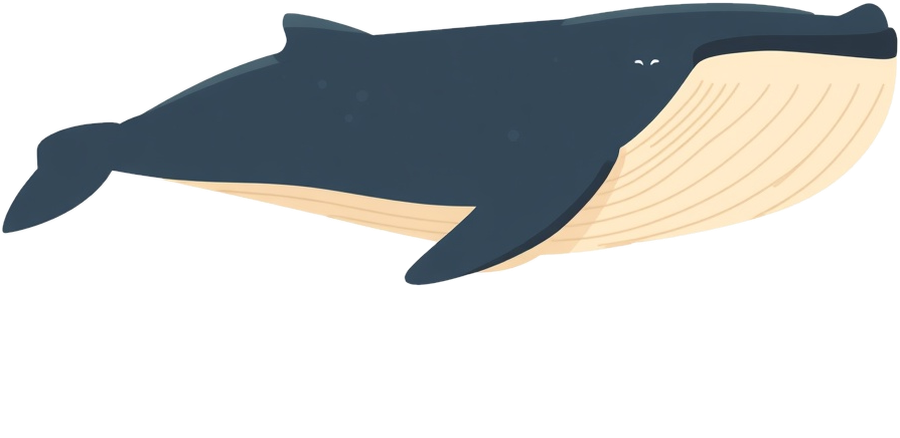
#> input picture assets/img/baleia_fechada.png, 900 x 438 px
$ python tirar_fundo.py ../assets/img/baleia_fechada.png
#> lines starting #> are read from the running program, lines starting #| are printed output that depends on the picture; after the words box and inside, x2 and y2 are one past the last pixel; in counts of white or black regions, pixels touching at a corner belong together
"""Remove o fundo branco das imagens (png/jpg/webp) em assets/img e salva como PNG transparente.
Uso:  python tools/tirar_fundo.py assets/img/baleia_fechada.png [outras...]
Precisa:  pip install pillow numpy scipy
"""
import sys
import numpy as np
from PIL import Image
from scipy import ndimage

for caminho in sys.argv[1:]:
    im = Image.open(caminho).convert("RGBA")
#> im is the input picture: PIL image 900x438 RGBA; mean R, G, B, A 49.1, 51.4, 51.2, 100.9
    a = np.array(im)
    branco = (a[..., :3] > 235).all(axis=-1)
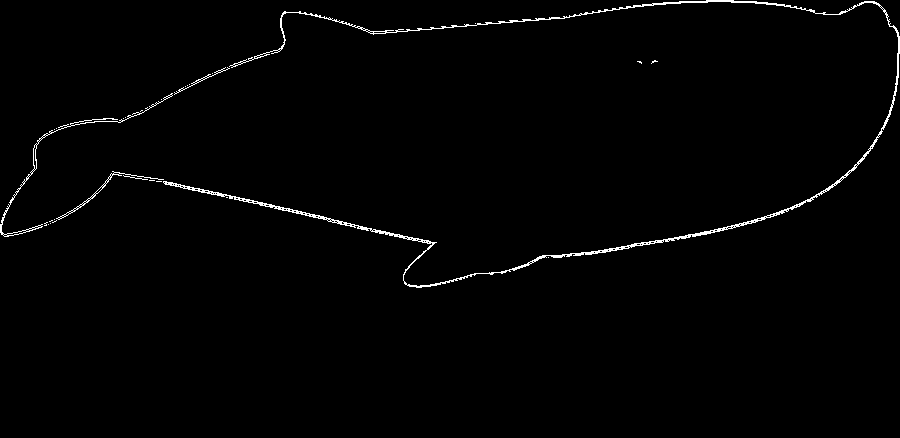
#> branco: shape (438, 900) bool; 1.2% white in thin lines or dots, all inside (x1, y1, x2, y2) = (0, 0, 900, 288)
    rot, n = ndimage.label(branco)
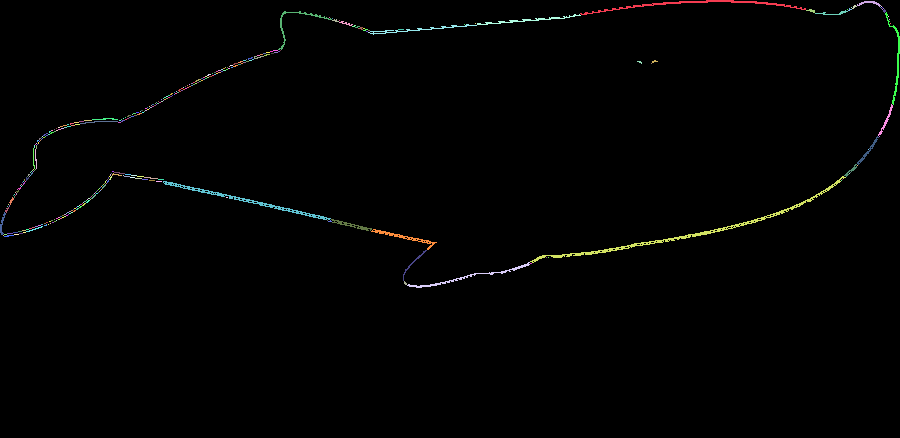
#> rot: shape (438, 900) int32; 383 distinct labels, from 0 to 382; one colour per label, 0 black
#> n = 382
    borda = set(rot[0, :]) | set(rot[-1, :]) | set(rot[:, 0]) | set(rot[:, -1])
#> borda = 4 items
    borda.discard(0)
    fundo = np.isin(rot, list(borda))
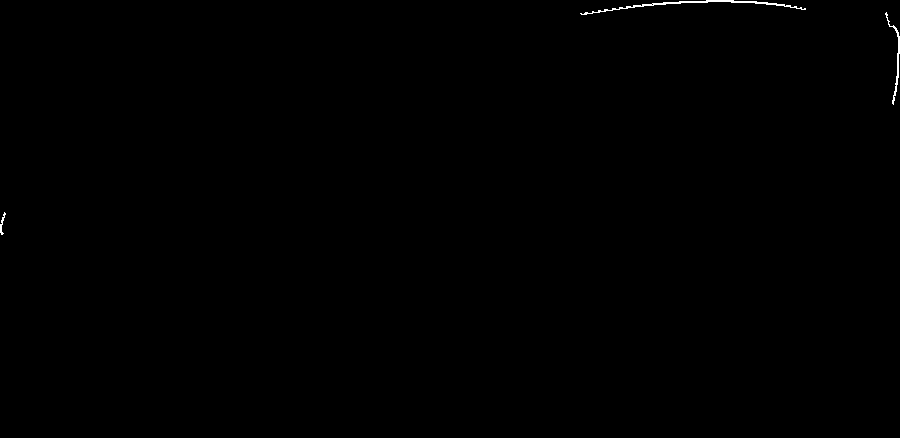
#> fundo: shape (438, 900) bool; 0.18% white in thin lines or dots, all inside (x1, y1, x2, y2) = (0, 0, 900, 235)
    fundo = ndimage.binary_dilation(fundo, iterations=1) & branco
    a[fundo, 3] = 0
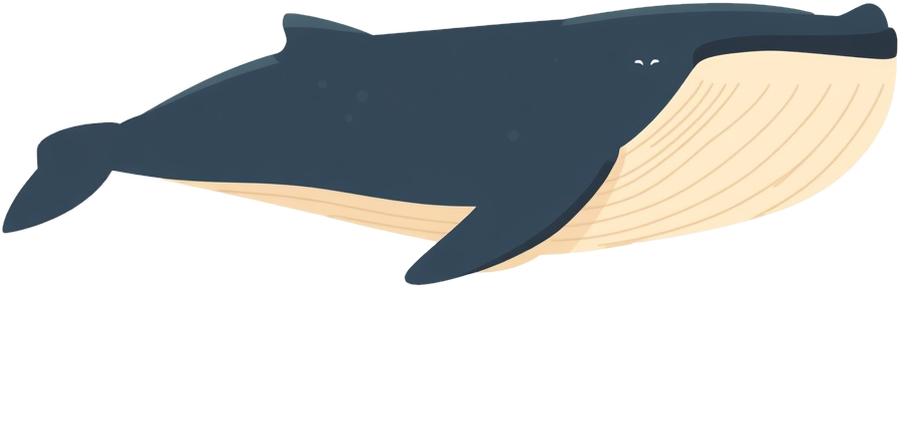
#> a: shape (438, 900, 4); 0.18% of pixels changed, all inside (x1, y1, x2, y2) = (0, 0, 900, 235); transparent parts drawn white
    saida = caminho.rsplit(".", 1)[0] + ".png"
    Image.fromarray(a).save(saida)
    print("ok:", saida)

$ run again, with assets/img/anzol.png copied over assets/img/baleia_fechada.png
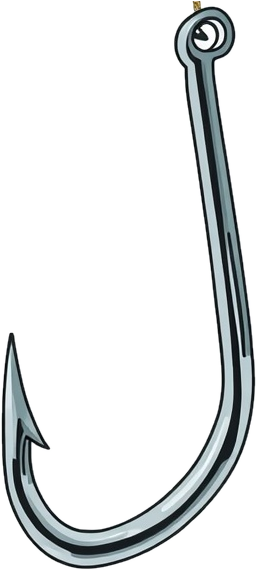
#> input picture assets/img/anzol.png, 257 x 570 px
#> im is the input picture: PIL image 257x570 RGBA; mean R, G, B, A 224.9, 227.6, 228.2, 53
#> branco: shape (570, 257) bool; 79.3% white; 3 black regions (2 under 20 px), largest, box (x1, y1, x2, y2) and area: (1, 1, 256, 569) 30290
#> `rot, n = ndimage.label(branco)`:
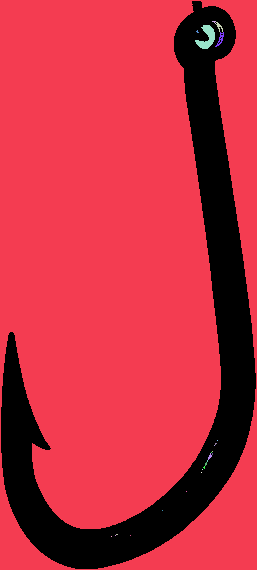
#> rot: shape (570, 257) int32; 26 distinct labels, from 0 to 25; one colour per label, 0 black
#> n = 25
#> borda = 1 item
#> fundo: shape (570, 257) bool; 79.1% white; 1 black region, box (x1, y1, x2, y2) and area: (1, 1, 256, 569) 30668
#> `a[fundo, 3] = 0`:
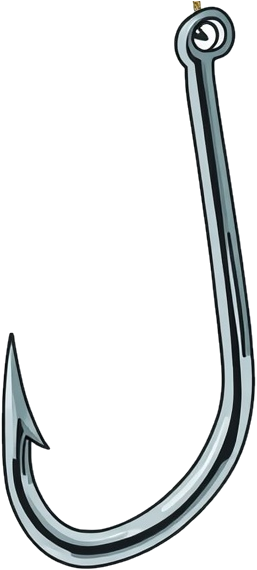
#> a: shape (570, 257, 4); 2.37% of pixels changed, all inside (x1, y1, x2, y2) = (0, 0, 257, 570); transparent parts drawn white

$ run again, with assets/img/barco.png copied over assets/img/baleia_fechada.png
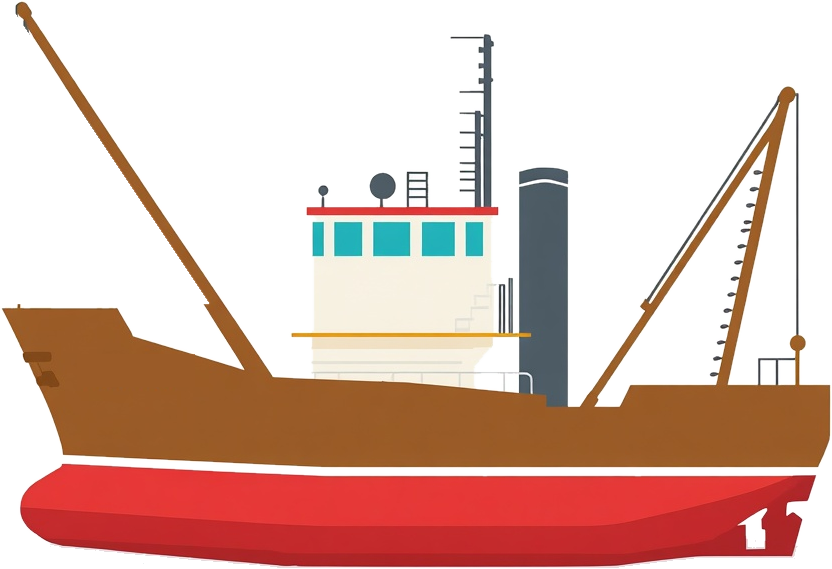
#> input picture assets/img/barco.png, 832 x 569 px
#> im is the input picture: PIL image 832x569 RGBA; mean R, G, B, A 220.7, 187.9, 177.8, 111.2
#> branco: shape (569, 832) bool; 56.3% white; 7 black regions (4 under 20 px), largest, box (x1, y1, x2, y2) and area: (1, 1, 831, 468) 137931, (19, 463, 817, 568) 68485, (519, 167, 569, 185) 681
#> `rot, n = ndimage.label(branco)`:
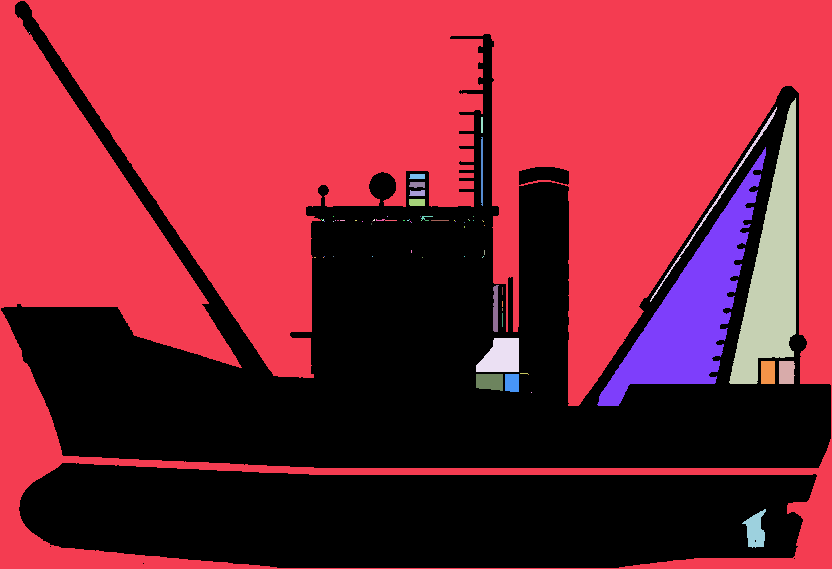
#> rot: shape (569, 832) int32; 74 distinct labels, from 0 to 73; one colour per label, 0 black
#> n = 73
#> borda = 1 item
#> fundo: shape (569, 832) bool; 50.6% white; 6 black regions (3 under 20 px), largest, box (x1, y1, x2, y2) and area: (1, 1, 831, 468) 164005, (19, 463, 817, 568) 69022, (519, 167, 569, 185) 681
#> `a[fundo, 3] = 0`:
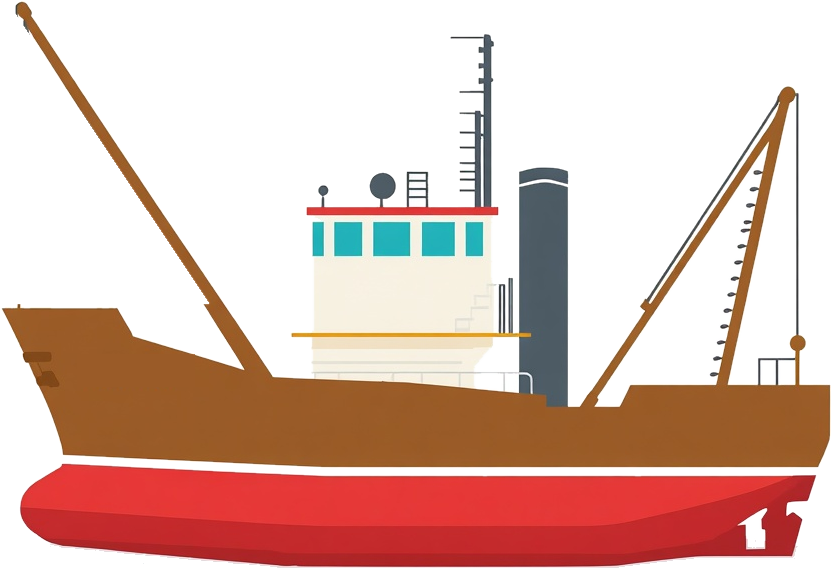
#> a: shape (569, 832, 4); 2.48% of pixels changed, all inside (x1, y1, x2, y2) = (0, 0, 832, 569); transparent parts drawn white
